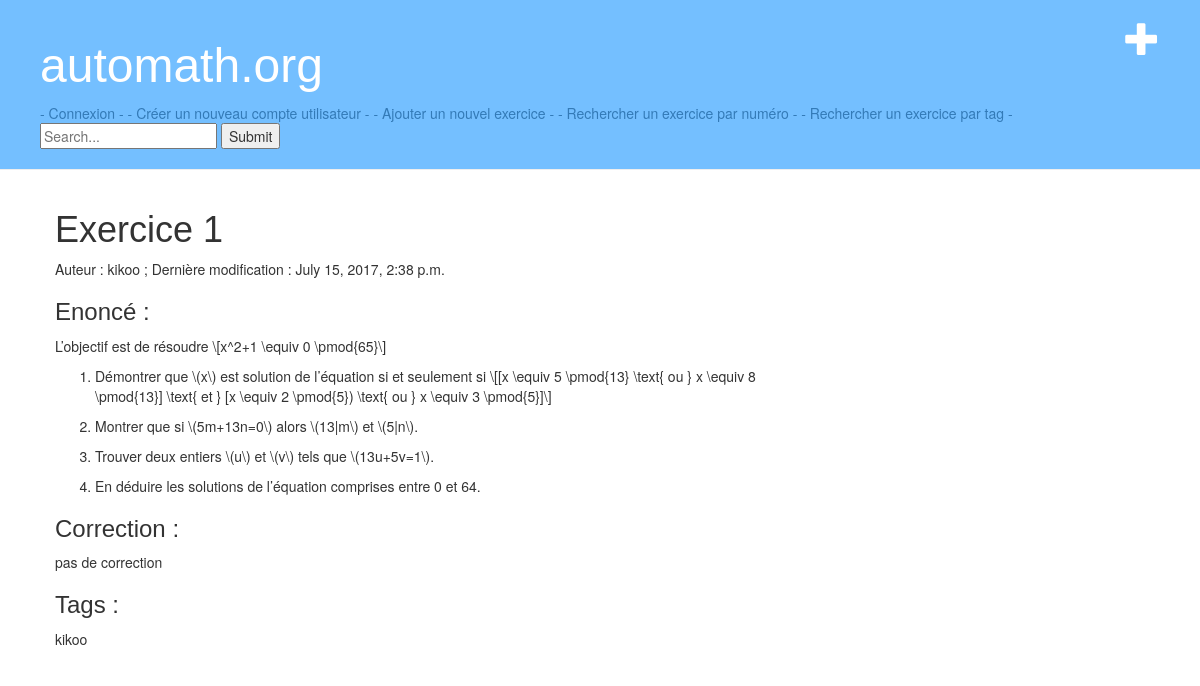
The page /exobase/1/ on the database its author committed.
### exobase/models.py (models this page shows, shortened)
class Exercice(models.Model):
    enonce_text = models.TextField()
    corrige_text = models.TextField(default="pas de correction")
    pub_date = models.DateTimeField('date published')
    tags = TaggableManager()
    author = models.ForeignKey(User)

### exobase/views.py (the view)
# urls.py: url(r'^(?P<exercice_id>[0-9]+)/$', views.detail, name='detail'),
def detail(request, exercice_id):
    exercice = get_object_or_404(Exercice, pk=exercice_id)
    return render(request, 'exobase/detail.html', {'exercice': exercice })

### exobase/templates/exobase/detail.html (shortened to what this page needs)
{% extends 'exobase/exercice_search.html' %}
{% block content %}
<h1> Exercice {{ exercice.id }}
 </h1>
 <p> Auteur :   {{ exercice.author.username }} ; Dernière modification : {{ exercice.pub_date }} </p>
 <h3>Enoncé : </h3>
                {{ exercice.enonce_text|safe }}
<h3>Correction : </h3>
<p>
                {{ exercice.corrige_text }}
</p>
<h3>Tags : </h3>
<p>{{ exercice.tags.all|join:", "}}</p>
{% endblock %}

### exobase/static/exobase/style.css (style rules this page uses)
h1, h2, h3, h4 { font-family: "Century Gothic", CenturyGothic, AppleGothic, sans-serif; }

### rows shown on the page
Exercice: id "1", author.username "kikoo", pub_date "July 15, 2017, 2:38 p.m.", enonce_text "L’objectif est de résoudre \\[x^2+1 \\equiv 0 \\pmod{65}\\] Démontrer que \\(x\\) est solution de l’équation si et seulement si \\[[x \\equiv 5 \\pmod{13} \\text{ ou } x \\equiv 8 \\pmod{13}] \\text{ et } [x \\equiv 2 \\pmod{5}) \\text{ ou } x \\equiv 3 \\pmod{5}]\\] Montrer que si \\(5m+13n=0\\) alors \\(13|m\\) et \\(5|n\\) . Trouver deux entiers \\(u\\) et \\(v\\) tels que \\(13u+5v=1\\) . En déduire les solutions de l’équation comprises entre 0 et 64.", corrige_text "pas de correction", tags.all "kikoo"
